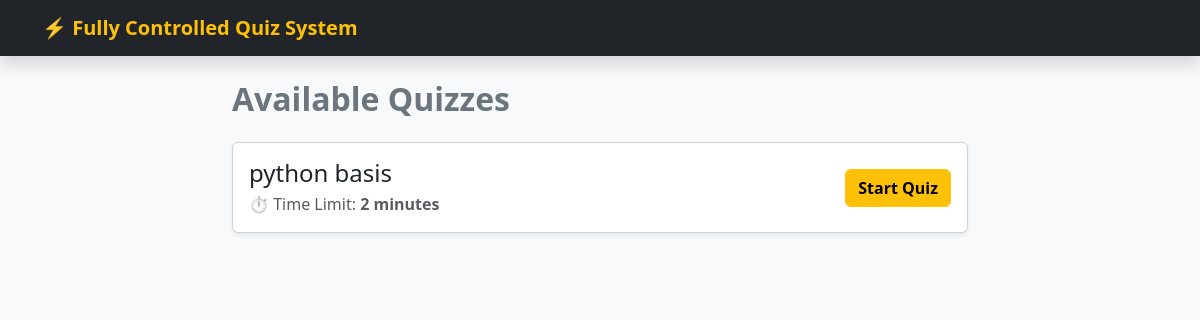
Before: / with the older database file.
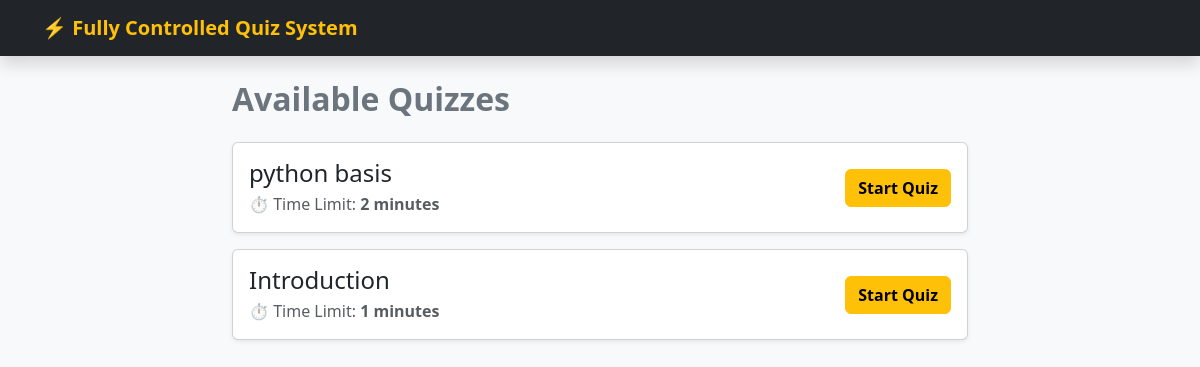
After: the same page with the newer database file.
### quiz_app/models.py (models this page shows, shortened)
class Quiz(models.Model):
    title = models.CharField(max_length=200)       # Name of the quiz (e.g., Python Basics)
    time_limit = models.IntegerField()             # Time allowed in minutes (e.g., 5)

### quiz_app/views.py (the view)
# urls.py: path('', views.home, name='home'),                                     # 1. होम पेज (क्विज़ लिस्ट)
def home(request):
    quizzes = Quiz.objects.all()
    return render(request, 'quiz_app/home.html', {'quizzes': quizzes})

### quiz_app/templates/quiz_app/home.html (shortened to what this page needs)
<!DOCTYPE html>
<html lang="en">
<head>
    <link href="https://cdn.jsdelivr.net/npm/bootstrap@5.3.0/dist/css/bootstrap.min.css" rel="stylesheet">
</head>
<body class="bg-light">
    <nav class="navbar navbar-dark bg-dark shadow mb-4">
        <div class="container">
            <a class="navbar-brand fw-bold text-warning" href="#">⚡ Fully Controlled Quiz System</a>
        </div>
    </nav>
    <div class="container">
        <div class="row justify-content-center">
            <div class="col-md-8">
                <h2 class="mb-4 fw-bold text-secondary">Available Quizzes</h2>
                {% for quiz in quizzes %}
                <div class="card shadow-sm mb-3">
                    <div class="card-body d-flex justify-content-between align-items-center">
                        <div>
                            <h4 class="card-title mb-1 text-dark">{{ quiz.title }}</h4>
                            <p class="text-muted mb-0">⏱️ Time Limit: <strong>{{ quiz.time_limit }} minutes</strong></p>
                        </div>
                        <a href="{% url 'start_quiz' quiz.id %}" class="btn btn-warning fw-bold">Start Quiz</a>
                    </div>
                </div>
                {% empty %}
                <div class="alert alert-info">No quizzes available at the moment. Check back later!</div>
                {% endfor %}
            </div>
        </div>
    </div>
</body>
</html>

Changed rows visible on the page:
added Quiz: title "Introduction", time_limit "1"
